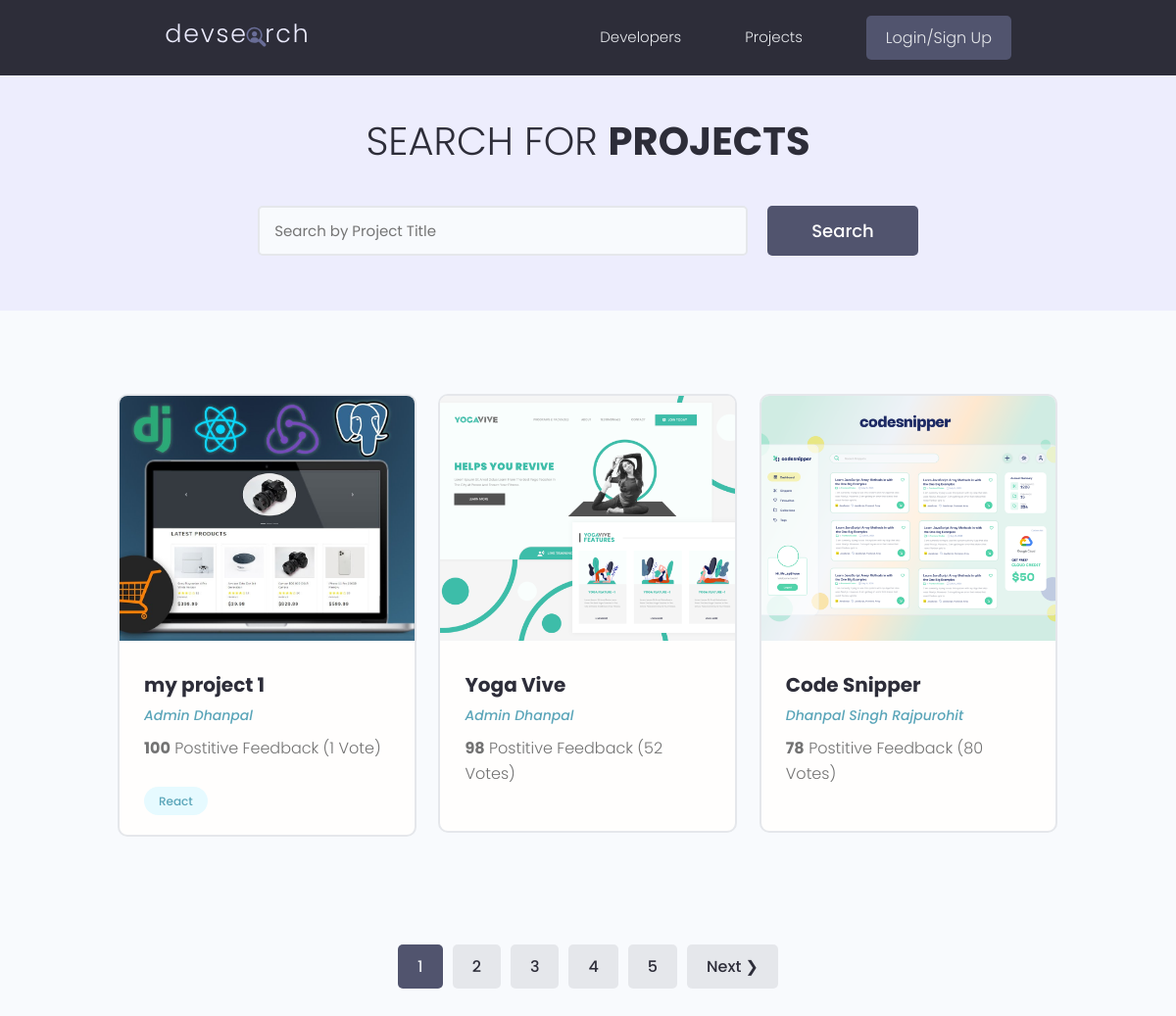
/projects/, run on the app's committed database.
### projects/models.py (models this page shows, shortened)
class Project(models.Model):
    owner = models.ForeignKey(Profile,null=True, blank=True,on_delete=models.SET_NULL)
    title = models.CharField(max_length=200)
    description = models.TextField(null=True, blank=True )
    featured_image = models.ImageField(null=True, blank=True, default="default.jpg")
    demo_link = models.CharField(max_length=2000, null=True, blank=True)
    source_link = models.CharField(max_length=2000, null=True, blank=True)
    tags = models.ManyToManyField('Tag',blank=True)
    vote_total = models.IntegerField(default=0, null=True, blank=True)
    vote_ratio = models.IntegerField(default=0, null=True, blank=True)
    created = models.DateTimeField(auto_now_add=True)
    id = models.UUIDField(default=uuid.uuid4,  unique=True, primary_key=True, editable=False)
    class Meta:
        ordering = ['-vote_ratio', '-vote_total','title']

class Tag(models.Model):
    name = models.CharField(max_length=200)
    created = models.DateTimeField(auto_now_add=True)
    id = models.UUIDField(default=uuid.uuid4, unique=True,primary_key=True, editable=False)
    def __str__(self):
        return self.name

### users/models.py (models this page shows, shortened)
class Profile(models.Model):
    user = models.OneToOneField(User, on_delete=models.CASCADE, null=True, blank=True)
    name = models.CharField(max_length=200, blank=True, null=True)
    email = models.EmailField(max_length=500, blank=True, null=True)
    username = models.CharField(max_length=200, blank=True, null=True)
    location = models.CharField(max_length=200, blank=True, null=True)
    short_intro = models.CharField(max_length=200, blank=True, null=True)
    bio = models.TextField(blank=True,null=True)
    profile_image = models.ImageField(null=True,blank=True,upload_to='profiles/',default='profiles/user-default.png')
    social_github = models.CharField(max_length=200, blank=True, null=True)
    social_stackoverflow = models.CharField(max_length=200, blank=True, null=True)
    social_twitter = models.CharField(max_length=200, blank=True, null=True)
    social_linkedln = models.CharField(max_length=200, blank=True, null=True)
    social_youtube = models.CharField(max_length=200, blank=True, null=True)
    social_website = models.CharField(max_length=200, blank=True, null=True)
    created = models.DateTimeField(auto_now_add=True)
    id = models.UUIDField(default=uuid.uuid4, unique=True, primary_key=True,editable=False)

### projects/views.py (the view)
# urls.py: path("projects/", views.project, name="projects"),
def project(request):
    projects, search_query = searchProject(request)
    custom_range, projects = paginateProject(request, projects, 3)
    context = {'projects': projects, 'search_query': search_query, 'custom_range': custom_range}
    return render(request, 'projects/projects.html', context)

### projects/utils.py (called while the page is built)
def paginateProject(request, projects, results):
    page = request.GET.get('page')
    results = 3
    paginator = Paginator(projects, results)
    try:
        projects = paginator.page(page)
    except PageNotAnInteger:
        page = 1
        projects = paginator.page(page)
    except EmptyPage:
        page = paginator.num_pages
        projects = paginator.page(page)
    leftIndex = (int(page) - 4)
    if leftIndex < 1:
        leftIndex = 1
    rightIndex = (int(page) + 5)
    if rightIndex > paginator.num_pages:
        rightIndex = paginator.num_pages + 1
    custom_range = range(leftIndex, rightIndex)
    return custom_range,projects

def searchProject(request):
    search_query = ''
    if request.GET.get('search_query'):
        search_query = request.GET.get('search_query')
    tags = Tag.objects.filter(name__icontains=search_query)
    projects = Project.objects.distinct().filter(
        Q(title__icontains=search_query) |
        Q(description__icontains=search_query) |
        Q(owner__name__icontains=search_query) |
        Q(tags__in=tags)
    )
    return projects, search_query

### projects/templates/projects/projects.html (shortened to what this page needs)
<!DOCTYPE html>
<html lang="en">
<head>
</head>
<body>
{% extends 'main.html' %}
{% block content %}
<main class="projects">
    <section class="hero-section text-center">
      <div class="container container--narrow">
        <div class="hero-section__box">
          <h2>Search for <span>Projects</span></h2>
        </div>
        <div class="hero-section__search">
          <form class="form" id="searchForm" action="{% url 'projects' %}" method="get">
            <div class="form__field">
              <input class="input input--text" id="formInput#search" type="text" name="search_query"
                placeholder="Search by Project Title" />
            </div>
            <input class="btn btn--sub btn--lg" type="submit" value="Search" />
          </form>
        </div>
      </div>
    </section>
    <section class="projectsList">
      <div class="container">
        <div class="grid grid--three">
            {% for project in projects %}
                <div class="column">
            <div class="card project">
              <a href="{% url 'project' project.id %}" class="project">
                <img class="project__thumbnail" src="{{ project.featured_image.url }}" alt="project thumbnail" />
                <div class="card__body">
                  <h3 class="project__title">{{project.title}}</h3>
                  <p><a class="project__author" href="{% url 'user-profile' project.owner.id %}">{{project.owner.name}}</a></p>
                  <p class="project--rating">
                    <span style="font-weight: bold;"> {{project.vote_ratio}}</span> Postitive
                    Feedback ({{project.vote_total}} Vote{{project.vote_total|pluralize:"s"}})
                  </p>
                  <div class="project__tags">
                      {% for tag in project.tags.all %}
                    <span class="tag tag--pill tag--main">
                      <small>{{ tag }}</small>
                    </span>
                      {% endfor %}
                  </div>
                </div>
              </a>
            </div>
          </div>
            {% endfor %}
        </div>
      </div>
    </section>
    {% include 'pagination.html' with  queryset=projects custom_range=custom_range %}
  </main>
{% endblock content %}

### static/style/app.css (style rules this page uses)
:root { --color-sub: #2d2d39; }
.btn--sub { background-color: var(--color-sub-light); }
.card { border: 2px solid var(--color-light); }
img { width: 100%; }
.hero-section { height: 40vh; display: flex; align-items: center; background-color: var(--color-sub); }
.hero-section__box { margin-bottom: 4rem; }
.hero-section__box > h2, .hero-section__box > h2 > span { font-size: 4rem; color: var(--color-light); line-height: 1.3; text-transform: uppercase; }
.hero-section__box > h2 { font-weight: 300; }
.hero-section__box > h2 > span { font-weight: 700; }
.hero-section__search > .form { display: flex; align-items: center; justify-content: center; gap: 2rem; }
.hero-section__search > .form input.input--text { width: 50rem; }
.project__author { font-size: 1.4rem; font-style: italic; }
.project--rating { margin-bottom: 1.6em; margin-top: .5em; }
.projects > .hero-section { background: var(--color-sub-lighter); height: 30vh; }
.projects .hero-section__box { margin-bottom: 2.5rem; }
.projects .hero-section__box > h2 { color: var(--color-sub); }
.projects .hero-section__box > h2 > span { font-weight: 700; color: var(--color-sub); }
.projectsList { margin-top: 8rem; }
.project__thumbnail { height: 25rem; object-fit: cover; object-position: top center; }
.project__title { font-size: 2rem; font-weight: 700; color: var(--color-sub); }

### static/uikit/styles/modules/_variables.css (style rules this page uses)
:root { --color-main: #5aa5b9; --color-main-light: #e6faff; --color-sub: #3f4156; --color-sub-light: #51546e; --color-sub-lighter: #ededfd; --color-text: #737373; --color-gray: #8b8b8b; --color-light: #e5e7eb; --color-light-gray: #767676; --color-bg: #f8fafd; --color-white: #fffefd; --color-white-light: #f3f3f3; --color-success: #359e64; --color-success-bg: #def8e8; --color-error: #fc4b0b; --color-error-bg: #fff2ee; --font-base: 'Poppins', arial, helvetica, 'Segoe UI', roboto, ubuntu, sans-serif; --font-monospace: 'Fira Code', 'Courier New', courier, monospace; --font-regular: 300; --font-medium: 500; --font-bold: 700; --generic-shadow: 1px 1px 5px #00000010; --generic-transition: all 0.3s ease-in-out; }

### static/uikit/styles/modules/_base.css (style rules this page uses)
* { margin: 0; padding: 0; box-sizing: border-box; text-rendering: optimizeLegibility; color: inherit; font-size: inherit; }
html { font-size: 50%; }
@media only screen and (min-width: 480px) { html { font-size: 56.25%; } }
@media only screen and (min-width: 1200px) { html { font-size: 62.5%; } }
body { line-height: 1.6; font-weight: 400; font-size: 1.5rem; color: var(--color-text); background-color: var(--color-bg); min-height: 100vh; }

### static/uikit/styles/modules/_typography.css (style rules this page uses)
* { font-family: var(--font-base); }
h2 { font-size: 3.6rem; font-weight: var(--font-bold); }
h3 { font-size: 3.2rem; font-weight: var(--font-medium); }
p, span, strong { font-size: 1.6rem; color: var(--color-text); font-weight: var(--font-regular); }
a { padding-bottom: 2px; text-decoration: none; display: inline-block; color: var(--color-main); font-weight: var(--font-medium); }

### static/uikit/styles/modules/_utilities.css (style rules this page uses)
.container { width: 92%; max-width: 165rem; margin: 0 auto; box-sizing: border-box; }
.container--narrow { width: 92%; max-width: 120rem; }
@media screen and (min-width: 1000px) { .container { width: 90%; } }
@media screen and (min-width: 1000px) { .container--narrow { width: 85%; } }
@media screen and (min-width: 1200px) { .container { width: 80%; } }
@media screen and (min-width: 1200px) { .container--narrow { width: 72%; } }
.text-center { text-align: center; }

### static/uikit/styles/modules/_button.css (style rules this page uses)
.btn { display: inline-block; position: relative; cursor: pointer; background-color: var(--color-light); font-weight: var(--font-medium); color: var(--color-sub); text-decoration: none; padding: 1rem 2rem; border-radius: 0.5rem; border: none; width: -webkit-fit-content; width: -moz-fit-content; width: fit-content; height: -webkit-fit-content; height: -moz-fit-content; height: fit-content; font-size: 1.6rem; outline-width: 0; outline-color: transparent; -webkit-backface-visibility: hidden; backface-visibility: hidden; transition: all 0.3s ease-in-out; }
.btn--sub { background-color: var(--color-sub); color: var(--color-white); }
.btn--lg { font-size: 1.8rem; padding: 1.2rem 4.5rem; }

### static/uikit/styles/modules/_card.css (style rules this page uses)
.card { border-radius: 1rem; background-color: var(--color-white); border: 1.5px solid var(--color-light); width: auto; height: auto; margin-top: 0.5rem; margin-bottom: 0.5rem; overflow: hidden; }
.card__body, .card__header { padding: 2rem 2.5rem; }

### data on the page
Project: featured_image (picture), title "my project 1", owner.name "Admin Dhanpal", vote_ratio "100", vote_total "1"
Tag: name "React"
Project: featured_image (picture), title "Yoga Vive", owner.name "Admin Dhanpal", vote_ratio "98", vote_total "52"
Project: featured_image (picture), title "Code Snipper", owner.name "Dhanpal Singh Rajpurohit", vote_ratio "78", vote_total "80"

### other printed values
{{ page }} "1"
{{ page }} "2" "3" "4" "5"
